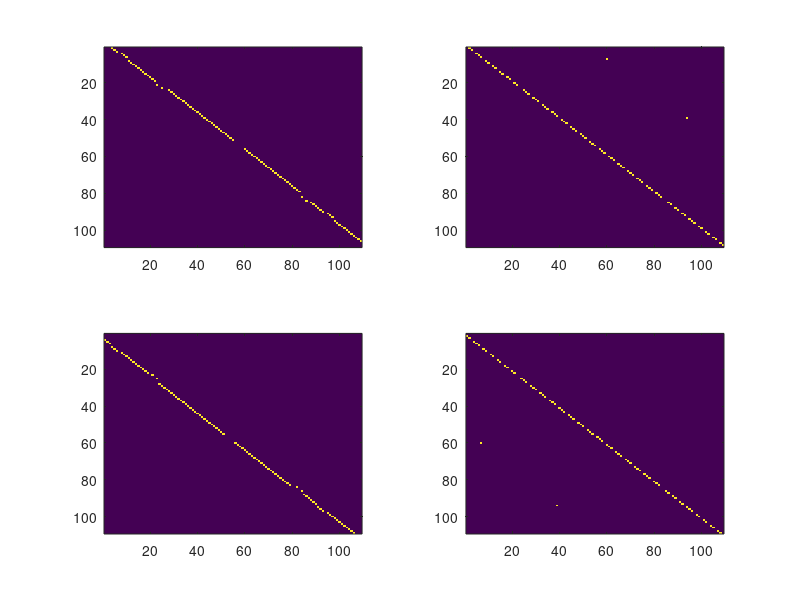
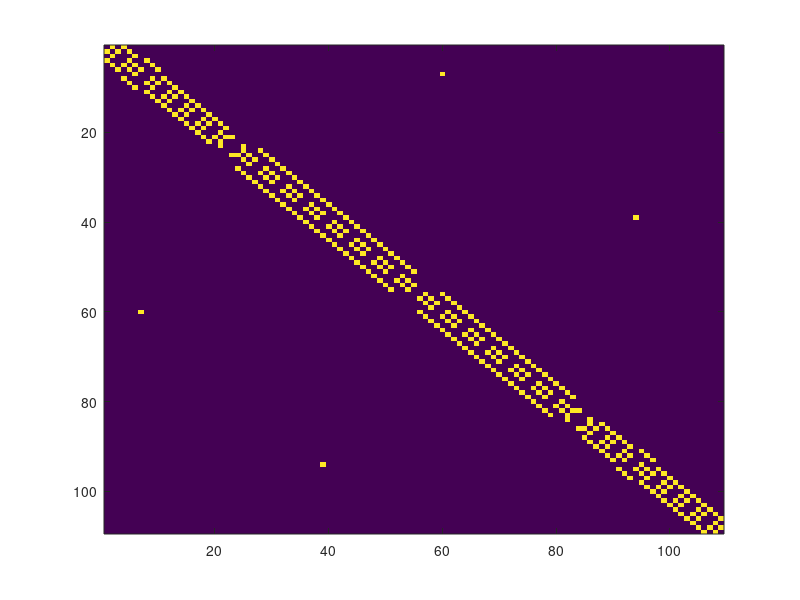

Write the MATLAB code that produced these figures, in order.
rooms = [ ...
    '##################'; ...
    '#.......#........#'; ...
    '#................#'; ...
    '#.......#........#'; ...
    '##.######........#'; ...
    '#.......####.#####'; ...
    '#.......#........#'; ...
    '#................#'; ...
    '#.......#........#'; ...
    '##################'; ...
    ];

clust = [ ...
    '##################'; ...
    '#1111111#22222222#'; ...
    '#1111111222222222#'; ...
    '#1111111#22222222#'; ...
    '##1######22222222#'; ...
    '#3333333####4#####'; ...
    '#3333333#44444444#'; ...
    '#3333333344444444#'; ...
    '#3333333#44444444#'; ...
    '##################'; ...
    ];

close all; 

S = numel(rooms);

actions = {'right', 'down', 'left', 'up'};
dirs = {[0, 1], [1, 0], [0, -1], [-1, 0]};

A = numel(dirs);

T = zeros(S,S,A); % transitions (s,s') for each action a = 1..A
C = zeros(1,S); % clusters

for x = 1:size(rooms,1)
    for y = 1:size(rooms,2)
        if rooms(x,y) ~= '.'
            continue;
        end

        s = sub2ind(size(rooms), x, y);
        if clust(x,y) ~= '.'
            C(s) = num2str(clust(x,y));
        end
        for a = 1:A
            dir = dirs{a};
            x_new = x + dir(1);
            y_new = y + dir(2);
            if x_new < 1 || x_new > size(rooms, 1) || y_new < 1 || y_new > size(rooms, 2) || rooms(x_new, y_new) ~= '.'
                continue;
            end
            s_new = sub2ind(size(rooms), x_new, y_new);
            
            T(s, s_new, a) = 1;
        end
    end
end



[~, ord] = sort(C);
ord = ord(C(ord) > 0);

figure;
for a = 1:A
    subplot(2,2,a);
    imagesc(T(ord,ord,a));
end


avg_T = mean(T, 3);
figure;
imagesc(avg_T(ord, ord));